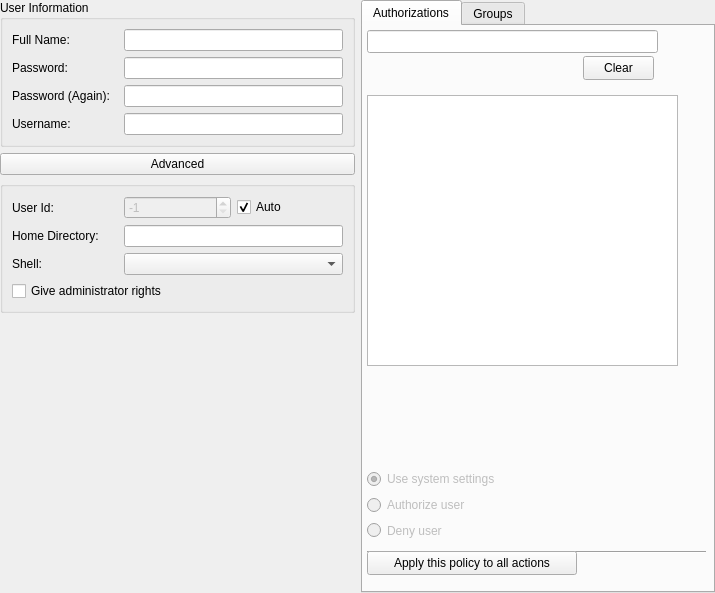
<?xml version="1.0" encoding="UTF-8"?>
<ui version="4.0">
 <class>EditUserWidget</class>
 <widget class="QWidget" name="EditUserWidget">
  <property name="geometry">
   <rect>
    <x>0</x>
    <y>0</y>
    <width>715</width>
    <height>593</height>
   </rect>
  </property>
  <property name="sizePolicy">
   <sizepolicy hsizetype="MinimumExpanding" vsizetype="MinimumExpanding">
    <horstretch>0</horstretch>
    <verstretch>0</verstretch>
   </sizepolicy>
  </property>
  <property name="windowTitle">
   <string notr="true">EditUserWidget</string>
  </property>
  <layout class="QGridLayout" name="gridLayout_2">
   <property name="margin">
    <number>0</number>
   </property>
   <item row="0" column="0">
    <widget class="QGroupBox" name="groupBox">
     <property name="sizePolicy">
      <sizepolicy hsizetype="Expanding" vsizetype="Preferred">
       <horstretch>0</horstretch>
       <verstretch>0</verstretch>
      </sizepolicy>
     </property>
     <property name="title">
      <string>User Information</string>
     </property>
     <layout class="QGridLayout" name="gridLayout">
      <item row="0" column="0">
       <widget class="QLabel" name="label_3">
        <property name="text">
         <string>Full Name:</string>
        </property>
       </widget>
      </item>
      <item row="0" column="1" colspan="2">
       <widget class="QLineEdit" name="lineFullname">
        <property name="text">
         <string notr="true"/>
        </property>
       </widget>
      </item>
      <item row="1" column="0">
       <widget class="QLabel" name="label_4">
        <property name="text">
         <string>Password:</string>
        </property>
       </widget>
      </item>
      <item row="1" column="1" colspan="2">
       <widget class="QLineEdit" name="linePassword">
        <property name="text">
         <string notr="true"/>
        </property>
        <property name="echoMode">
         <enum>QLineEdit::Password</enum>
        </property>
       </widget>
      </item>
      <item row="2" column="0">
       <widget class="QLabel" name="label_5">
        <property name="text">
         <string>Password (Again):</string>
        </property>
       </widget>
      </item>
      <item row="2" column="1" colspan="2">
       <widget class="QLineEdit" name="linePasswordAgain">
        <property name="text">
         <string notr="true"/>
        </property>
        <property name="echoMode">
         <enum>QLineEdit::Password</enum>
        </property>
       </widget>
      </item>
      <item row="6" column="0">
       <widget class="QLabel" name="label_2">
        <property name="text">
         <string>Username:</string>
        </property>
       </widget>
      </item>
      <item row="6" column="1" colspan="2">
       <widget class="QLineEdit" name="lineUsername">
        <property name="text">
         <string notr="true"/>
        </property>
       </widget>
      </item>
     </layout>
    </widget>
   </item>
   <item row="1" column="0">
    <widget class="QPushButton" name="pushAdvanced">
     <property name="text">
      <string>Advanced</string>
     </property>
     <property name="checkable">
      <bool>true</bool>
     </property>
     <property name="flat">
      <bool>false</bool>
     </property>
    </widget>
   </item>
   <item row="2" column="0" rowspan="2">
    <widget class="QGroupBox" name="advancedGroup">
     <property name="sizePolicy">
      <sizepolicy hsizetype="Preferred" vsizetype="Fixed">
       <horstretch>0</horstretch>
       <verstretch>0</verstretch>
      </sizepolicy>
     </property>
     <property name="title">
      <string/>
     </property>
     <layout class="QGridLayout" name="gridLayout_5">
      <item row="1" column="0">
       <widget class="QLabel" name="label_6">
        <property name="text">
         <string>Home Directory:</string>
        </property>
       </widget>
      </item>
      <item row="1" column="1" colspan="2">
       <widget class="QLineEdit" name="lineHomeDir">
        <property name="text">
         <string notr="true"/>
        </property>
       </widget>
      </item>
      <item row="2" column="1" colspan="2">
       <widget class="QComboBox" name="comboShell">
        <property name="enabled">
         <bool>true</bool>
        </property>
        <property name="acceptDrops">
         <bool>true</bool>
        </property>
        <property name="editable">
         <bool>false</bool>
        </property>
        <property name="sizeAdjustPolicy">
         <enum>QComboBox::AdjustToContentsOnFirstShow</enum>
        </property>
       </widget>
      </item>
      <item row="3" column="0" colspan="3">
       <widget class="QCheckBox" name="checkAdmin">
        <property name="text">
         <string>Give administrator rights</string>
        </property>
       </widget>
      </item>
      <item row="0" column="0">
       <widget class="QLabel" name="label">
        <property name="locale">
         <locale language="Turkish" country="Turkey"/>
        </property>
        <property name="text">
         <string>User Id:</string>
        </property>
       </widget>
      </item>
      <item row="0" column="1">
       <widget class="QSpinBox" name="spinId">
        <property name="enabled">
         <bool>false</bool>
        </property>
        <property name="minimum">
         <number>-1</number>
        </property>
        <property name="maximum">
         <number>65535</number>
        </property>
        <property name="value">
         <number>-1</number>
        </property>
       </widget>
      </item>
      <item row="0" column="2">
       <widget class="QCheckBox" name="checkAutoId">
        <property name="text">
         <string>Auto</string>
        </property>
        <property name="checked">
         <bool>true</bool>
        </property>
       </widget>
      </item>
      <item row="2" column="0">
       <widget class="QLabel" name="label_7">
        <property name="text">
         <string>Shell:</string>
        </property>
       </widget>
      </item>
     </layout>
    </widget>
   </item>
   <item row="4" column="0">
    <spacer name="verticalSpacer">
     <property name="orientation">
      <enum>Qt::Vertical</enum>
     </property>
     <property name="sizeHint" stdset="0">
      <size>
       <width>20</width>
       <height>40</height>
      </size>
     </property>
    </spacer>
   </item>
   <item row="5" column="0">
    <layout class="QHBoxLayout" name="horizontalLayout">
     <item>
      <widget class="QLabel" name="labelSign">
       <property name="minimumSize">
        <size>
         <width>22</width>
         <height>22</height>
        </size>
       </property>
       <property name="maximumSize">
        <size>
         <width>22</width>
         <height>22</height>
        </size>
       </property>
       <property name="text">
        <string notr="true"/>
       </property>
       <property name="scaledContents">
        <bool>true</bool>
       </property>
      </widget>
     </item>
     <item>
      <widget class="QLabel" name="labelWarning">
       <property name="text">
        <string notr="true"/>
       </property>
       <property name="wordWrap">
        <bool>true</bool>
       </property>
      </widget>
     </item>
    </layout>
   </item>
   <item row="0" column="1" rowspan="9">
    <widget class="QTabWidget" name="tabWidget">
     <property name="currentIndex">
      <number>0</number>
     </property>
     <widget class="QWidget" name="tabAuthorizations">
      <attribute name="title">
       <string>Authorizations</string>
      </attribute>
      <widget class="QLineEdit" name="filterAuthorizations">
       <property name="geometry">
        <rect>
         <x>4</x>
         <y>4</y>
         <width>291</width>
         <height>23</height>
        </rect>
       </property>
      </widget>
      <widget class="QTreeWidget" name="treeAuthorizations">
       <property name="geometry">
        <rect>
         <x>4</x>
         <y>69</y>
         <width>311</width>
         <height>271</height>
        </rect>
       </property>
       <property name="sizePolicy">
        <sizepolicy hsizetype="Expanding" vsizetype="MinimumExpanding">
         <horstretch>0</horstretch>
         <verstretch>0</verstretch>
        </sizepolicy>
       </property>
       <property name="headerHidden">
        <bool>true</bool>
       </property>
       <property name="columnCount">
        <number>1</number>
       </property>
       <column>
        <property name="text">
         <string notr="true">Policy</string>
        </property>
       </column>
      </widget>
      <widget class="QWidget" name="authGroup" native="true">
       <property name="enabled">
        <bool>false</bool>
       </property>
       <property name="geometry">
        <rect>
         <x>4</x>
         <y>443</y>
         <width>152</width>
         <height>71</height>
        </rect>
       </property>
       <layout class="QVBoxLayout" name="verticalLayout">
        <property name="margin">
         <number>0</number>
        </property>
        <item>
         <widget class="QRadioButton" name="radioAuthDefault">
          <property name="text">
           <string>Use system settings</string>
          </property>
          <property name="checked">
           <bool>true</bool>
          </property>
         </widget>
        </item>
        <item>
         <widget class="QRadioButton" name="radioAuthYes">
          <property name="text">
           <string>Authorize user</string>
          </property>
         </widget>
        </item>
        <item>
         <widget class="QRadioButton" name="radioAuthNo">
          <property name="text">
           <string>Deny user</string>
          </property>
         </widget>
        </item>
       </layout>
      </widget>
      <widget class="Line" name="line_3">
       <property name="geometry">
        <rect>
         <x>4</x>
         <y>518</y>
         <width>339</width>
         <height>16</height>
        </rect>
       </property>
       <property name="orientation">
        <enum>Qt::Horizontal</enum>
       </property>
      </widget>
      <widget class="QPushButton" name="pushAuth">
       <property name="geometry">
        <rect>
         <x>4</x>
         <y>525</y>
         <width>210</width>
         <height>24</height>
        </rect>
       </property>
       <property name="text">
        <string>Apply this policy to all actions</string>
       </property>
      </widget>
      <widget class="QPushButton" name="pushButton">
       <property name="geometry">
        <rect>
         <x>220</x>
         <y>30</y>
         <width>71</width>
         <height>24</height>
        </rect>
       </property>
       <property name="text">
        <string>Clear</string>
       </property>
      </widget>
     </widget>
     <widget class="QWidget" name="tabGroups">
      <attribute name="title">
       <string>Groups</string>
      </attribute>
      <widget class="QListWidget" name="listGroups">
       <property name="geometry">
        <rect>
         <x>4</x>
         <y>59</y>
         <width>256</width>
         <height>261</height>
        </rect>
       </property>
       <property name="sizePolicy">
        <sizepolicy hsizetype="Expanding" vsizetype="MinimumExpanding">
         <horstretch>0</horstretch>
         <verstretch>0</verstretch>
        </sizepolicy>
       </property>
      </widget>
      <widget class="QLabel" name="label_8">
       <property name="geometry">
        <rect>
         <x>40</x>
         <y>340</y>
         <width>100</width>
         <height>16</height>
        </rect>
       </property>
       <property name="sizePolicy">
        <sizepolicy hsizetype="Preferred" vsizetype="Preferred">
         <horstretch>0</horstretch>
         <verstretch>0</verstretch>
        </sizepolicy>
       </property>
       <property name="minimumSize">
        <size>
         <width>100</width>
         <height>0</height>
        </size>
       </property>
       <property name="text">
        <string>Main Group:</string>
       </property>
      </widget>
      <widget class="QComboBox" name="comboMainGroup">
       <property name="geometry">
        <rect>
         <x>150</x>
         <y>340</y>
         <width>78</width>
         <height>24</height>
        </rect>
       </property>
       <property name="sizePolicy">
        <sizepolicy hsizetype="Expanding" vsizetype="Fixed">
         <horstretch>0</horstretch>
         <verstretch>0</verstretch>
        </sizepolicy>
       </property>
      </widget>
      <widget class="QLineEdit" name="filtergroups">
       <property name="geometry">
        <rect>
         <x>4</x>
         <y>4</y>
         <width>251</width>
         <height>23</height>
        </rect>
       </property>
      </widget>
      <widget class="QPushButton" name="btnClear">
       <property name="geometry">
        <rect>
         <x>200</x>
         <y>30</y>
         <width>58</width>
         <height>24</height>
        </rect>
       </property>
       <property name="text">
        <string>Clear</string>
       </property>
      </widget>
     </widget>
    </widget>
   </item>
  </layout>
 </widget>
 <tabstops>
  <tabstop>lineFullname</tabstop>
  <tabstop>linePassword</tabstop>
  <tabstop>linePasswordAgain</tabstop>
  <tabstop>lineUsername</tabstop>
  <tabstop>tabWidget</tabstop>
 </tabstops>
 <resources/>
 <connections>
  <connection>
   <sender>pushAdvanced</sender>
   <signal>clicked(bool)</signal>
   <receiver>advancedGroup</receiver>
   <slot>setVisible(bool)</slot>
   <hints>
    <hint type="sourcelabel">
     <x>46</x>
     <y>168</y>
    </hint>
    <hint type="destinationlabel">
     <x>46</x>
     <y>221</y>
    </hint>
   </hints>
  </connection>
  <connection>
   <sender>btnClear</sender>
   <signal>clicked()</signal>
   <receiver>filtergroups</receiver>
   <slot>clear()</slot>
   <hints>
    <hint type="sourcelabel">
     <x>621</x>
     <y>73</y>
    </hint>
    <hint type="destinationlabel">
     <x>452</x>
     <y>44</y>
    </hint>
   </hints>
  </connection>
  <connection>
   <sender>filtergroups</sender>
   <signal>textChanged(QString)</signal>
   <receiver>EditUserWidget</receiver>
   <slot>searchListWidget()</slot>
   <hints>
    <hint type="sourcelabel">
     <x>466</x>
     <y>45</y>
    </hint>
    <hint type="destinationlabel">
     <x>285</x>
     <y>0</y>
    </hint>
   </hints>
  </connection>
  <connection>
   <sender>filterAuthorizations</sender>
   <signal>textChanged(QString)</signal>
   <receiver>EditUserWidget</receiver>
   <slot>searchTreeListWidget()</slot>
   <hints>
    <hint type="sourcelabel">
     <x>476</x>
     <y>37</y>
    </hint>
    <hint type="destinationlabel">
     <x>351</x>
     <y>-6</y>
    </hint>
   </hints>
  </connection>
  <connection>
   <sender>pushButton</sender>
   <signal>clicked()</signal>
   <receiver>filterAuthorizations</receiver>
   <slot>clear()</slot>
   <hints>
    <hint type="sourcelabel">
     <x>613</x>
     <y>72</y>
    </hint>
    <hint type="destinationlabel">
     <x>555</x>
     <y>43</y>
    </hint>
   </hints>
  </connection>
 </connections>
 <slots>
  <slot>searchListWidget()</slot>
  <slot>searchTreeListWidget()</slot>
 </slots>
</ui>
